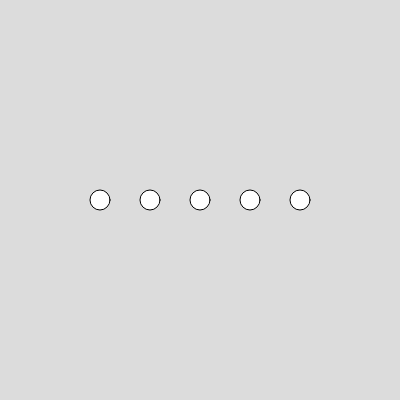
Frame 1 (no input)
Frame 60 (no input): identical to frame 1, image omitted
Frame 120 (the mouse pressed at the canvas centre since frame 60): identical to frame 1, image omitted

The p5.js sketch that drew this single still picture (run headless with seeded random() and noise() and a simulated clock; from frame 60 on, the mouse is pressed at the canvas centre):

// p5.js sketch
// ── sketch.js
function setup() {
  createCanvas(400, 400);

  for (let i = 0; i < 10; i = i + 1) {
    console.log(i);
  }
}

function draw() {
  background(220);
  let num = 5;
  let spacing = 100;
  let increment = (width - 2 * spacing) / (num - 1);
  for (let i = 0; i < num; i++) {
    let x = spacing + i * increment;
    ellipse(x, height / 2, 20);
  }
}
